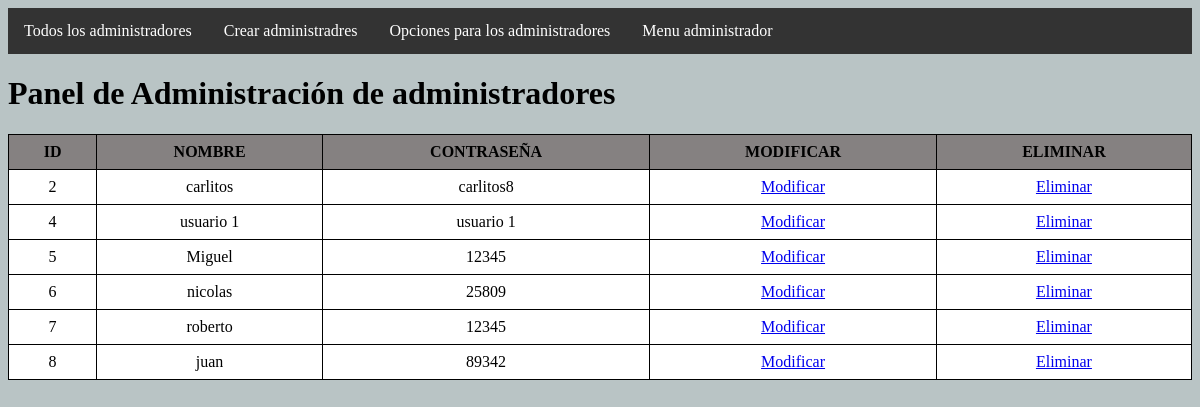
The app's page /admindjango/admin_opc_admin/, older data.
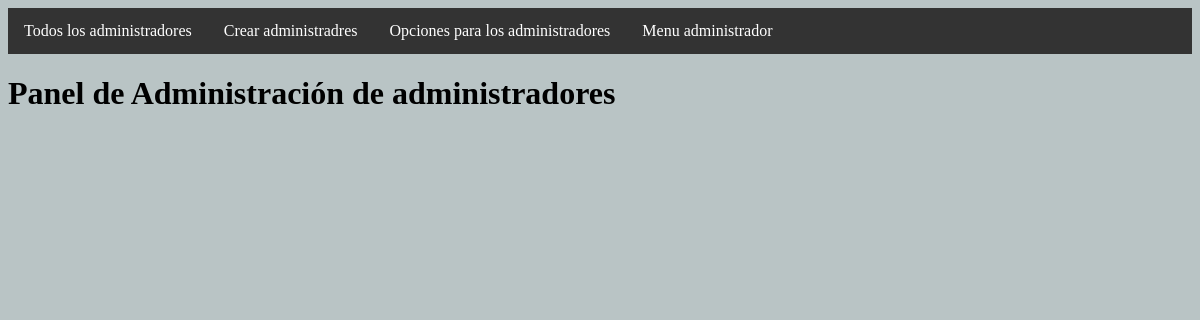
The same page, newer data.
### admin_botilleria/models.py (models this page shows, shortened)
class Admin_django(models.Model):
    id_admin = models.AutoField(primary_key=True)
    nombre_admin = models.CharField(max_length=40, null=False)
    contrasena_admin = models.CharField(max_length=30, null=False)

### admin_botilleria/views.py (the view)
# urls.py: path('admindjango/admin_opc_admin/',views.admin_opc_admin,name='admin_opc_admin'),
def admin_opc_admin(request):
    admin_dj = Admin_django.objects.all()
    context = {'admin_dj':admin_dj}
    return render(request, 'html/admindjango/admin_opc_admin.html', context)

### admin_botilleria/templates/html/admindjango/admin_opc_admin.html (shortened to what this page needs)
{% load static %}
<!DOCTYPE html>
<html lang="en">
<head>
    <link rel="stylesheet" href="{% static 'CSS/admin_productos.css' %}">
</head>
<body>
    <nav>
        <ul>
            <li><a href="{% url 'total_administradores' %}">Todos los administradores</a></li>
            <li><a href="{% url 'crear_admin' %}">Crear administradres</a></li>
            <li><a href="{% url 'admin_opc_admin' %}">Opciones para los administradores</a></li>
            <li><a href="{% url 'base_admin' %}">Menu administrador</a></li>
        </ul>
    </nav>
    <h1>Panel de Administración de administradores</h1>
    <table>
        {% if admin_dj %}
        <th>ID</th>
        <th>NOMBRE</th>
        <th>CONTRASEÑA</th>
        <th>MODIFICAR</th>
        <th>ELIMINAR</th>
        {% for a in admin_dj %}
            <tr>
                <td>{{a.id_admin}}</td>
                <td>{{a.nombre_admin}}</td>
                <td>{{a.contrasena_admin}}</td>
                <td><a href="{% url 'encontrar_admin' pk=a.id_admin %}"class="btm-Modificar">Modificar</a></td>
                <td><a href="{% url 'eliminar_admin'  pk=a.id_admin %}"class="btm-Eliminar">Eliminar</a></td>
            </tr>
        {% endfor %}
        {% endif %}
    </table>
</body>

Row changes from the older to the newer data that the page shows:
removed Admin_django: id_admin "2", nombre_admin "carlitos", contrasena_admin "carlitos8"
removed Admin_django: id_admin "4", nombre_admin "usuario 1", contrasena_admin "usuario 1"
removed Admin_django: id_admin "5", nombre_admin "Miguel", contrasena_admin "12345"
removed Admin_django: id_admin "6", nombre_admin "nicolas", contrasena_admin "25809"
removed Admin_django: id_admin "7", nombre_admin "roberto", contrasena_admin "12345"
removed Admin_django: id_admin "8", nombre_admin "juan", contrasena_admin "89342"
Text that changed along with them:
text no longer shown: "ID NOMBRE CONTRASEÑA MODIFICAR ELIMINAR"
